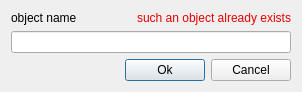
<?xml version="1.0" encoding="UTF-8"?>
<ui version="4.0">
 <class>Dialog</class>
 <widget class="QDialog" name="Dialog">
  <property name="geometry">
   <rect>
    <x>0</x>
    <y>0</y>
    <width>302</width>
    <height>86</height>
   </rect>
  </property>
  <property name="windowTitle">
   <string>Objects: Save As</string>
  </property>
  <layout class="QGridLayout" name="gridLayout">
   <item row="4" column="0">
    <spacer name="horizontalSpacer">
     <property name="orientation">
      <enum>Qt::Horizontal</enum>
     </property>
     <property name="sizeHint" stdset="0">
      <size>
       <width>40</width>
       <height>20</height>
      </size>
     </property>
    </spacer>
   </item>
   <item row="1" column="0" colspan="3">
    <widget class="QLineEdit" name="lineEdit"/>
   </item>
   <item row="4" column="1">
    <widget class="QPushButton" name="Ok">
     <property name="text">
      <string>Ok</string>
     </property>
    </widget>
   </item>
   <item row="4" column="2">
    <widget class="QPushButton" name="Cancel">
     <property name="text">
      <string>Cancel</string>
     </property>
    </widget>
   </item>
   <item row="0" column="0">
    <widget class="QLabel" name="label">
     <property name="text">
      <string>object name</string>
     </property>
    </widget>
   </item>
   <item row="0" column="1" colspan="2">
    <widget class="QLabel" name="warning">
     <property name="palette">
      <palette>
       <active>
        <colorrole role="WindowText">
         <brush brushstyle="SolidPattern">
          <color alpha="255">
           <red>232</red>
           <green>0</green>
           <blue>0</blue>
          </color>
         </brush>
        </colorrole>
       </active>
       <inactive>
        <colorrole role="WindowText">
         <brush brushstyle="SolidPattern">
          <color alpha="255">
           <red>232</red>
           <green>0</green>
           <blue>0</blue>
          </color>
         </brush>
        </colorrole>
       </inactive>
       <disabled>
        <colorrole role="WindowText">
         <brush brushstyle="SolidPattern">
          <color alpha="255">
           <red>120</red>
           <green>120</green>
           <blue>120</blue>
          </color>
         </brush>
        </colorrole>
       </disabled>
      </palette>
     </property>
     <property name="text">
      <string>such an object already exists</string>
     </property>
     <property name="alignment">
      <set>Qt::AlignRight|Qt::AlignTrailing|Qt::AlignVCenter</set>
     </property>
    </widget>
   </item>
  </layout>
 </widget>
 <resources/>
 <connections/>
</ui>
